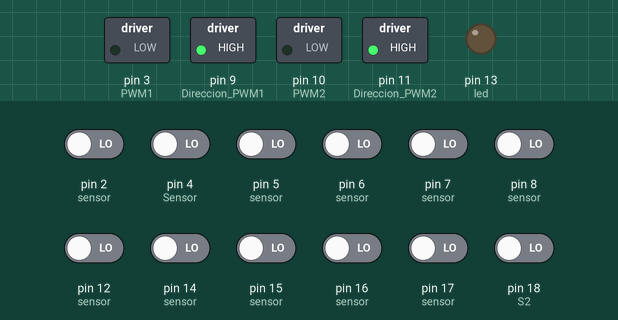
Simulated run of this sketch. Board: Arduino Uno, built with avr-gcc and run on an emulated ATmega328P. Shown: switched loads named in the sketch (green lamp = pin HIGH), output pins drawn as LEDs (lit = HIGH). The inputs (shaded band) are chosen by the test bench; at power-on: pin 2 (sensor), pin 4 (Sensor), pin 5 (sensor), pin 6 (sensor), pin 7 (sensor), pin 8 (sensor), pin 12 (sensor), pin 14 (sensor), pin 15 (sensor), pin 16 (sensor), pin 17 (sensor), pin 18 (S2) LOW.

Above: at 1.2 s.
1.3 s: pin 18 (S2) driven HIGH
At 3.3 s:
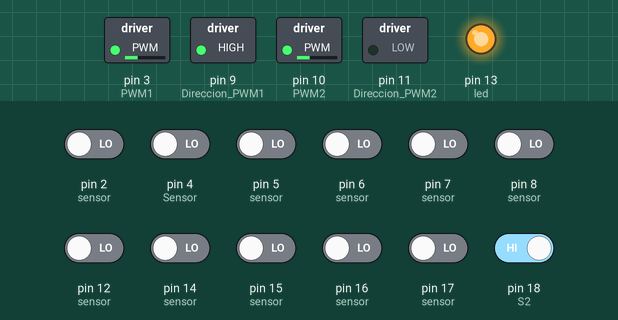
4.2 s: pin 2 (sensor) driven HIGH
At 5.4 s:
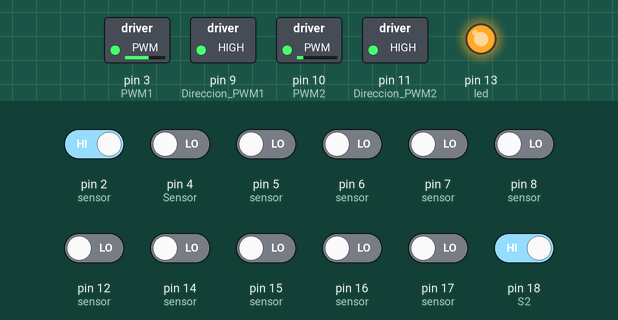
5.7 s: pin 12 (sensor) driven HIGH
At 6.8 s:
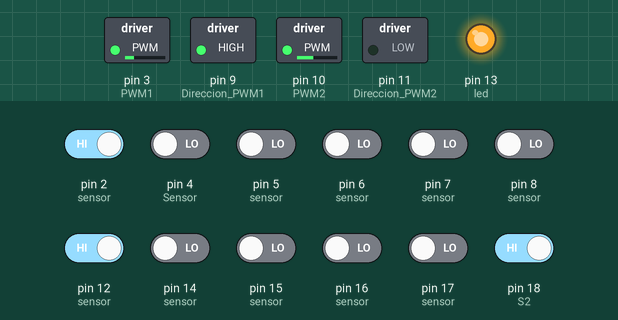
7.2 s: pin 15 (sensor) driven HIGH
At 7.9 s:
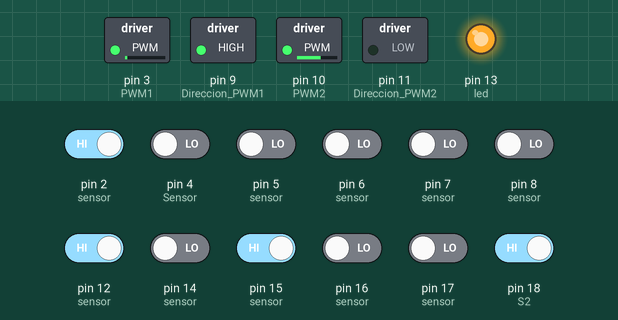
8.7 s: pin 16 (sensor) driven HIGH
At 9.0 s:
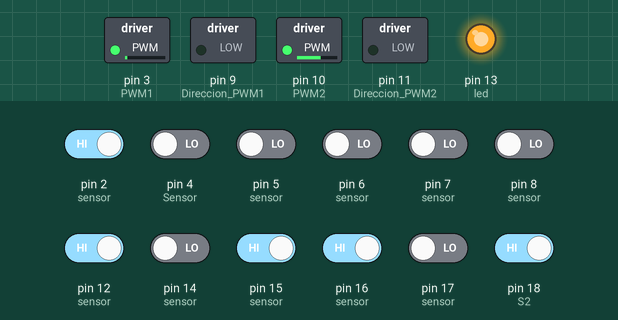
10.2 s: pin 8 (sensor) driven HIGH
At 11.4 s:
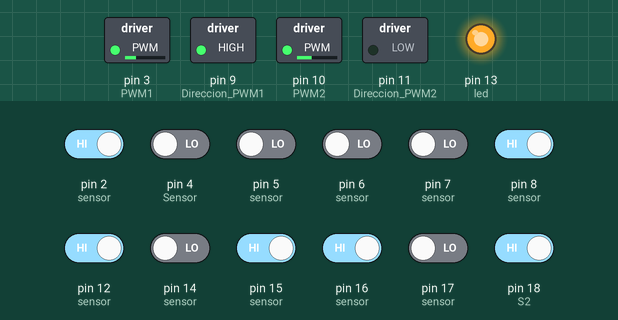
Timing chart, 0 to 12.7 s (numbered marks = the images above; inputs shaded):
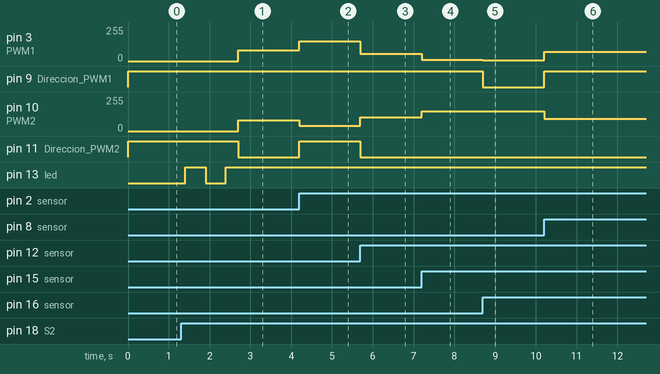

The sketch:

P_Open.ino
```cpp
///---Define's---///
#define MAX_SPEED 150  //Velocidad Maxima (maximo valor posible 255)
#define MED_SPEED  80  //Velocidad en rectas  (maximo valor posible 255)
#define OUT_LINE   16   //Valor fijo dado cuando se sale de linea
#define KP         12   //Constante P


enum {HOME,STARTING,RUN} state = HOME;
enum {CENTER,RIGHT,LEFT} out_state = CENTER;

int pin2 = 0,pin3=0,pin4=0,pin5=0,pin6=0,pin7=0,pin8=0,pin9=0,pin10=0,pin11=0,pin12=0,pin14=0,pin15=0,pin16=0,pin17=0,pin18=0,pin19=0;
   //Local variables//
   signed int error_actual = 0;
    signed int error_anterior = 0;

   signed int speed_1  =0; //Motor 2 - left side
    signed int speed_2  =0; //Motor 1 - right side

   signed int proporcional = 0;

void setup() {
  // Configuramos pines
pinMode(2, INPUT); //sensor
pinMode(3, OUTPUT); //PWM1
pinMode(4, INPUT);  //Sensor
pinMode(5, INPUT);  //sensor
pinMode(6, INPUT);  //sensor
pinMode(7, INPUT);  //sensor
pinMode(8, INPUT);  //sensor

pinMode(9, OUTPUT); //Direccion PWM1
pinMode(10, OUTPUT);  //PWM2
pinMode(11, OUTPUT);  //Direccion PWM2

pinMode(12, INPUT); //sensor
pinMode(13, OUTPUT); //led

pinMode(14, INPUT); //sensor
pinMode(15, INPUT); //sensor
pinMode(16, INPUT); //sensor
pinMode(17, INPUT); //sensor
pinMode(18, INPUT); //S2
pinMode(19, INPUT); //S1

//Serial.begin(9600);

analogWrite(3,0); //PWM1 487Hz  DC. de 0 a 255
analogWrite(10,0); //487Hz PWM2
digitalWrite(9, HIGH);//direccion PWM1
digitalWrite(11, HIGH); //Direccion PWM2


}

///---Functions---///
///Function to read error///
signed int Read_error (void)
{
    int b0,b1,b2,b3,b4,b5,b6,b7,b8,b9,b10;
    signed int error = 0;
    //Lectura de sensores de manera digital
   b0=(digitalRead(8));
   b1=(digitalRead(7));
   b3=(digitalRead(6));
   b2=(digitalRead(12));
   b4=(digitalRead(14));
   b5=(digitalRead(5));
   b6=(digitalRead(15));
   b7=(digitalRead(4));
   b8=(digitalRead(16));
   b9=(digitalRead(2));
   b10=(digitalRead(17));


   if (b0||b1||b2||b3||b4||b5||b6||b7||b8||b9||b10) {  //Out line - Black line (si alguno lee linea entra)

      /*Negative left sensor*/
        error = (b1)         ? (0-2) : error;
        error = (b3)         ? (0-4) : error;
        error = (b5)         ? (0-6) : error;
        error = (b7)         ? (0-8) : error;
        error = (b9)         ? (0-10) : error;
        error = (b1 && b3)   ? (0-3) : error;
        error = (b3 && b5)   ? (0-5) : error;
        error = (b5 && b7)   ? (0-7) : error;
        error = (b7 && b9)   ? (0-9) : error;


        /*Positive right sensor*/
        error = (b2)         ? 2 : error;
        error = (b4)         ? 4 : error;
        error = (b6)         ? 6 : error;
        error = (b8)         ? 8 : error;
        error = (b10)        ? 10 : error;
        error = (b2 && b4)   ? 3 : error;
        error = (b4 && b6)   ? 5 : error;
        error = (b6 && b8)   ? 7 : error;
        error = (b8 && b10)  ? 9 : error;


        /*Neutral middle sensor*/
        error = (b0)         ? 0 : error;
        error = (b0 && b1)   ? (0-1) : error;
        error = (b0 && b2)   ? 1 : error;

        out_state = ((error <= 4)&&(error >=(0-4)))  ? CENTER : out_state;
        out_state = ((error >= 5)&&(error <=10))        ? LEFT : out_state;
        out_state = ((error <=(0-5))&&(error >=(0-10))) ? RIGHT: out_state;

        return error;
    }
      else {
    return OUT_LINE;
    }
}

///Function to set speed of right motor///
void Motor_R (signed int speed)
{
   if(!speed) {

   analogWrite(3,0); // M1 Duty 0%

   }
   else {
      speed = (speed >= MAX_SPEED) ? MAX_SPEED : speed;

      if (speed >=1){
      analogWrite(3,speed);
      digitalWrite(9, HIGH);


      }
      else {
      speed *= (0-1);
      ////////////////////////
      speed = (speed >= MAX_SPEED) ? MAX_SPEED : speed;
      ///////////////////////////////////
      analogWrite(3,speed);
      digitalWrite(9, LOW); //Cambio de giro

      }
   }
   return;
}

///Function to set speed of left motor///
void Motor_L (signed int speed)
{
   if(!speed) {
   analogWrite(10,0);
   }
   else {
      speed = (speed >= MAX_SPEED) ? MAX_SPEED : speed;

      if (speed >=1){
      analogWrite(10,speed);
      digitalWrite(11, LOW); //high adelante M1
      }
      else {
      speed *= (0-1);
      ////////////////////////
      speed = (speed >= MAX_SPEED) ? MAX_SPEED : speed;
      ///////////////////////////////////
      analogWrite(10,speed);
      digitalWrite(11, HIGH); //high adelante M1
      }
   }
   return;
}

void loop() {

switch (state)
      {
         case HOME:
            Motor_R(0);
            Motor_L(0);

            if(digitalRead(18) == 1){ //se queda esperando a que se presione el boton
               state = STARTING;
            }
            delay(100);

            break;

         case STARTING:
            digitalWrite(13, HIGH);
            delay(500);
            digitalWrite(13, LOW);
            delay(500);
            digitalWrite(13, HIGH);
            delay(300);
            state = RUN;
            break;

         case RUN:
            //Read real error -10 to 10
            error_actual = Read_error();

            //Out line
            if(error_actual == OUT_LINE) {
               //Out line state machine//
               switch (out_state)
                    {
                        case CENTER:
                            speed_1 = MED_SPEED;
                            speed_2 = MED_SPEED;
                            break;
                        case LEFT:
                            speed_1 = MAX_SPEED;
                            speed_2 = (0-MAX_SPEED);
                            break;
                        case RIGHT:
                            speed_1 = (0-MAX_SPEED);
                            speed_2 = MAX_SPEED;
                            break;
                    }
            }
            //On line
            else {

                    proporcional = (KP * error_actual);


                    speed_1  = MED_SPEED + proporcional;
                    speed_2  = MED_SPEED - proporcional;
            }

            Motor_R(speed_2);
            Motor_L(speed_1);

            break;
      }


}
```

Measured:
- after the input at 1.3 s, pin 3 (PWM1), pin 10 (PWM2): 0/255 → 80/255 after 1.4 s; pin 11 (Direccion_PWM2): HIGH → LOW after 1.4 s; pin 13 (led): LOW → HIGH after 0.10 s, → LOW 0.50 s later, → HIGH 0.50 s later
- after the input at 4.2 s, pin 3 (PWM1): 80/255 → 150/255 at once; pin 10 (PWM2): 80/255 → 40/255 at once; pin 11 (Direccion_PWM2): LOW → HIGH at once
- after the input at 5.7 s, pin 3 (PWM1): 150/255 → 56/255 at once; pin 10 (PWM2): 40/255 → 104/255 at once; pin 11 (Direccion_PWM2): HIGH → LOW at once
- after the input at 7.2 s, pin 3 (PWM1): 56/255 → 8/255 at once; pin 10 (PWM2): 104/255 → 150/255 at once
- after the input at 8.7 s, pin 3 (PWM1): 8/255 → 4/255 at once; pin 9 (Direccion_PWM1): HIGH → LOW at once
- after the input at 10.2 s, pin 3 (PWM1): 4/255 → 68/255 at once; pin 9 (Direccion_PWM1): LOW → HIGH at once; pin 10 (PWM2): 150/255 → 92/255 at once
